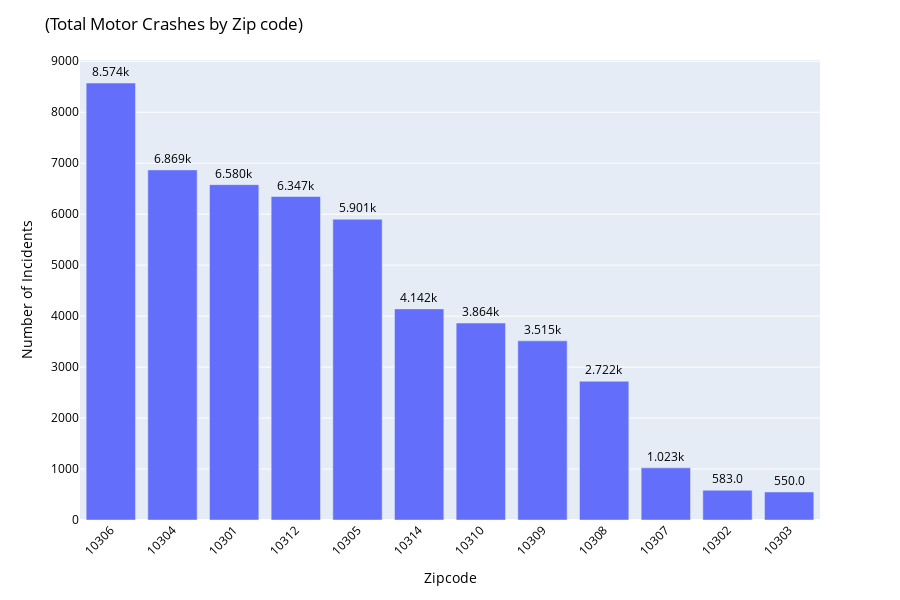

Here is the notebook cell this chart was saved with:
### Markdown cell above
### Looking into Accidents within Each Zip code

### Code cell
#Creating a bar chart where it shows the total incidents within each zip code
Zip = MC_SI[['zip_code']]
Zip.zip_code.value_counts()
Z=Zip.zip_code.value_counts().rename_axis('Zipcode').reset_index(name='counts')

print(Z)

px.bar(Z, x = 'Zipcode', y = 'counts')

fig4 = px.bar(Z, x = 'Zipcode', y = 'counts', text = 'counts')
fig4.update_layout(font_family="Open Sans")
fig4.update_layout(font_color='Black')
fig4.update_yaxes(title_text= 'Number of Incidents')
fig4.update_traces(texttemplate='%{text:.4s}', textposition='outside')
fig4.update_layout(uniformtext_minsize=7, uniformtext_mode='hide')
fig4.update_layout(height=600)
fig4.update_layout(barmode='relative', xaxis_tickangle=-45)
fig4.update_layout(title='(Total Motor Crashes by Zip code)')
fig4.update_layout(title_xanchor="left")
fig4.show()

### Figure 1 — Plotly figure (JSON) as saved in the notebook; plotly's stock layout.template omitted (floating-point values rounded to 4 significant figures)
{"data": [{"alignmentgroup": "True", "hovertemplate": "Zipcode=%{x}<br>counts=%{text}<extra></extra>", "legendgroup": "", "marker": {"color": "#636efa"}, "name": "", "offsetgroup": "", "orientation": "v", "showlegend": false, "text": [8574, 6869, 6580, 6347, 5901, 4142, 3864, 3515, 2722, 1023, 583, 550], "textposition": "outside", "texttemplate": "%{text:.4s}", "type": "bar", "x": ["10306", "10304", "10301", "10312", "10305", "10314", "10310", "10309", "10308", "10307", "10302", "10303"], "xaxis": "x", "y": [8574, 6869, 6580, 6347, 5901, 4142, 3864, 3515, 2722, 1023, 583, 550], "yaxis": "y"}], "layout": {"barmode": "relative", "font": {"color": "Black", "family": "Open Sans"}, "height": 600, "legend": {"tracegroupgap": 0}, "margin": {"t": 60}, "title": {"text": "(Total Motor Crashes by Zip code)", "xanchor": "left"}, "uniformtext": {"minsize": 7, "mode": "hide"}, "xaxis": {"anchor": "y", "domain": [0, 1], "tickangle": -45, "title": {"text": "Zipcode"}}, "yaxis": {"anchor": "x", "domain": [0, 1], "title": {"text": "Number of Incidents"}}}}
